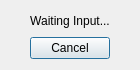
<ui version="4.0" >
 <class>UIWaitInput</class>
 <widget class="QDialog" name="UIWaitInput" >
  <property name="geometry" >
   <rect>
    <x>0</x>
    <y>0</y>
    <width>140</width>
    <height>70</height>
   </rect>
  </property>
  <property name="windowTitle" >
   <string>Waiting Input...</string>
  </property>
  <layout class="QVBoxLayout" >
   <item>
    <widget class="QLabel" name="lInformations" >
     <property name="text" >
      <string>Waiting Input...</string>
     </property>
     <property name="alignment" >
      <set>Qt::AlignCenter</set>
     </property>
    </widget>
   </item>
   <item>
    <widget class="QDialogButtonBox" name="dbbButtons" >
     <property name="standardButtons" >
      <set>QDialogButtonBox::Cancel</set>
     </property>
     <property name="centerButtons" >
      <bool>true</bool>
     </property>
    </widget>
   </item>
  </layout>
 </widget>
 <resources/>
 <connections>
  <connection>
   <sender>dbbButtons</sender>
   <signal>rejected()</signal>
   <receiver>UIWaitInput</receiver>
   <slot>reject()</slot>
   <hints>
    <hint type="sourcelabel" >
     <x>59</x>
     <y>47</y>
    </hint>
    <hint type="destinationlabel" >
     <x>63</x>
     <y>119</y>
    </hint>
   </hints>
  </connection>
 </connections>
</ui>
